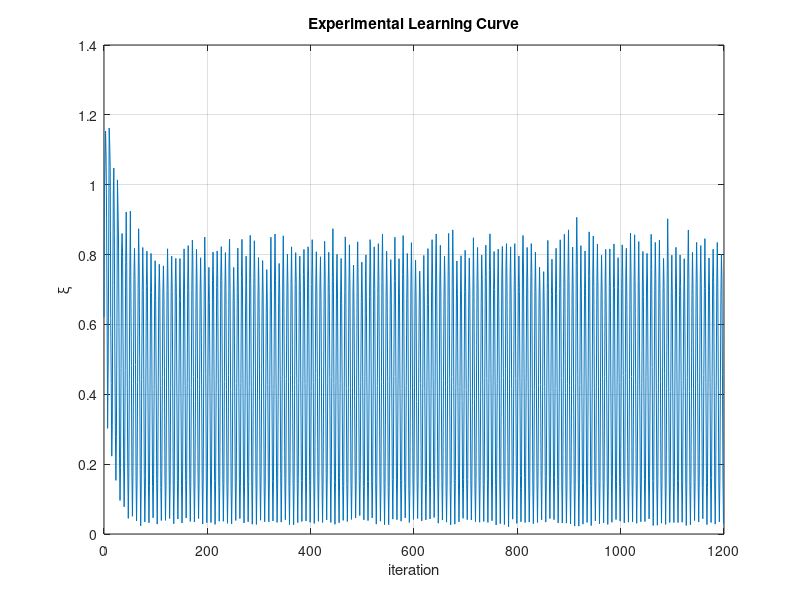
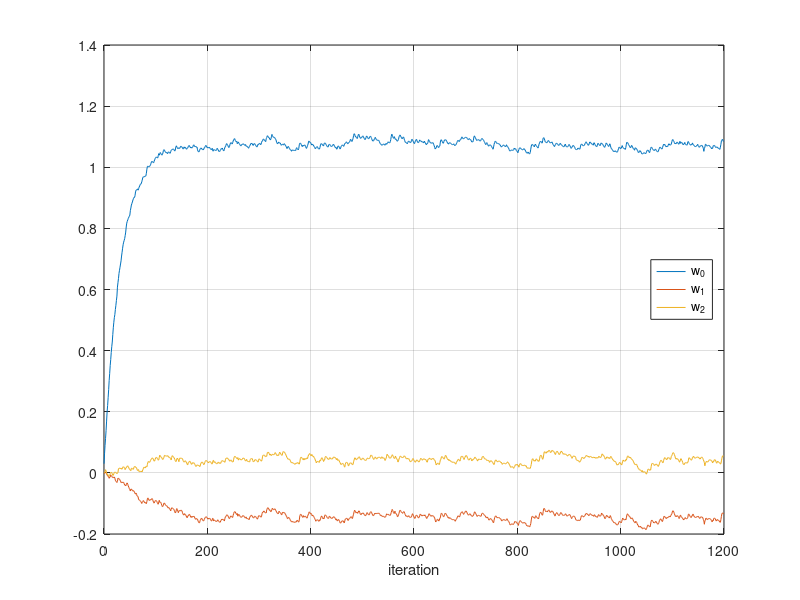

MATLAB code to generate these figures, in order:
clc
clear
close all
%% exercise 12.8 and 12.9
mu = 0.03;
L = 2;
N = 0.5;
beta = 0.1
runs = 100;
itr = 1200;
k = 1:itr;
sk = [zeros(L,1);sin(k*pi/8)'];
Xi = zeros(itr,1);
Wk = zeros(L+1,itr);
for run = 1:runs
    nk = [zeros(L,1);sqrt(12*N)*(rand(itr,1)-0.5)];
    yk = zeros(L+itr,1);
    xi = []; W = [];
    wk = zeros(L+1,1);
    for i = 1:itr
        y = nk(i+L)+0.2*yk(i+L-1);
        yk(i+L) = y;
        eps = sk(i+L)+nk(i+L)-wk'*(yk(i+L:-1:i)+beta*sk(i+L:-1:i));
        wk = wk+2*mu*eps*(yk(i+L:-1:i)+beta*sk(i+L:-1:i));
        W = [W, wk];
        xi = [xi;(eps)^2];
    end
    Wk = Wk+W;
    Xi = Xi+xi;
end
Xi = Xi/runs;
Wk = Wk/runs;
MSE = sum(Xi(end-99:end))/100
Ps = N*(1-Wk(1,end)*beta)^2
SNR = 10*log(Ps/(MSE-Ps)) % SNR(dB)
plot(0:itr-1, Xi); grid on;
title('Experimental Learning Curve');
xlabel('iteration'); ylabel('\xi');
figure;
plot(0:itr-1,Wk(1,:),0:itr-1, Wk(2,:),0:itr-1, Wk(3,:));
xlabel('iteration'); grid on;
legend('w_0','w_1','w_2','Location','east');